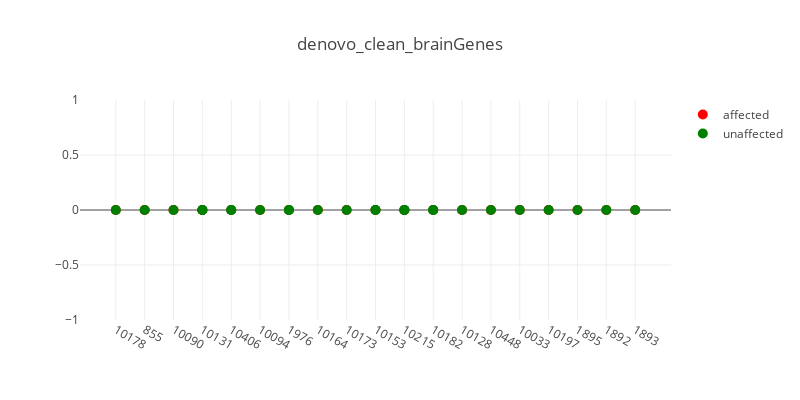
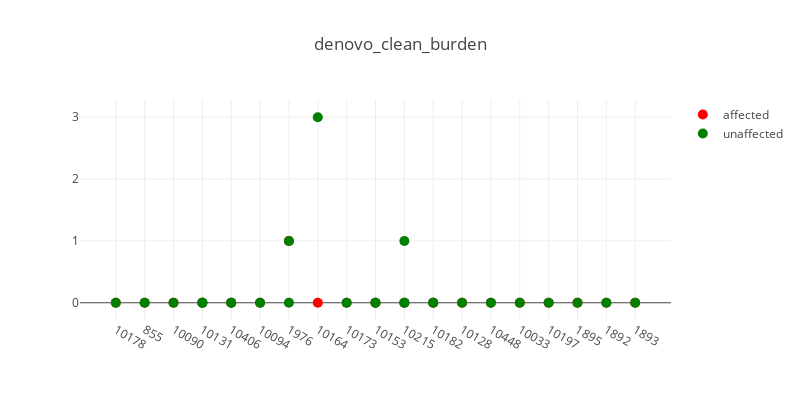
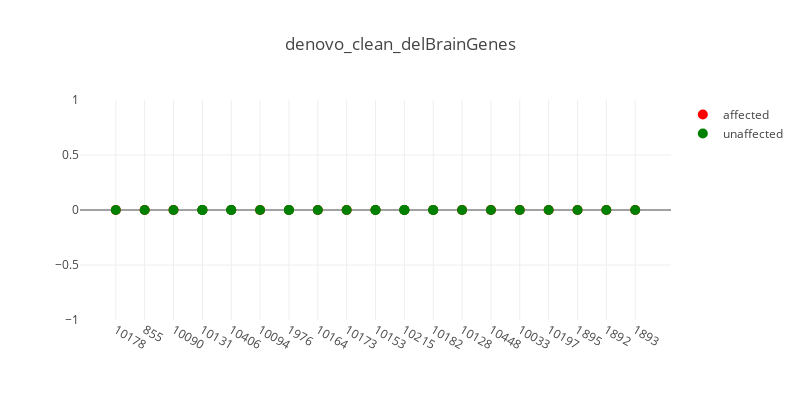
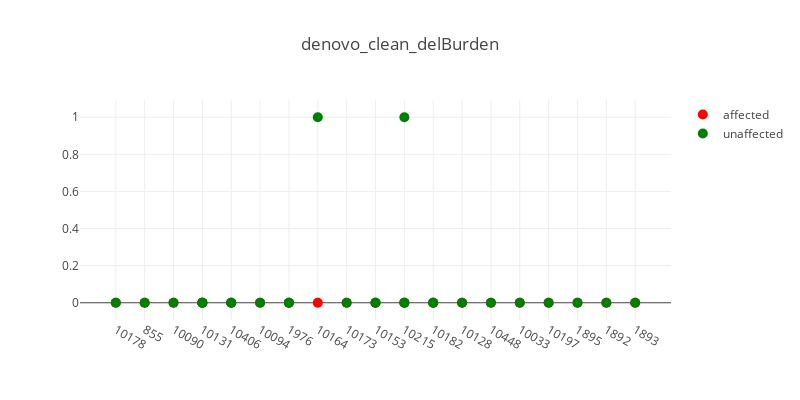

Notebook cell for these charts, in order:
### Code cell
import glob

data_dir = '/home/sudregp/data/cnv/conifer84/'
files = glob.glob(data_dir + '/denovo_clean*.indiv')
files.sort()
for f in files:
    t_str = '.'.join(f.split('/')[-1].split('.')[:-2])
    plot_plink_cnvs(f, t_str, verbose=True)

### Figure 1 — Plotly figure (JSON) as saved in the notebook; plotly's stock layout.template omitted (floating-point values rounded to 4 significant figures)
{"data": [{"hoverinfo": "text+y", "marker": {"color": "red", "size": 10}, "mode": "markers", "name": "affected", "showlegend": true, "text": ["CLIA_400131", "CLIA_400216", "CLIA_400123", "CLIA_400140", "CLIA_400178", "CLIA_400130", "CLIA_400204", "CLIA_400122", "CLIA_400149", "CLIA_400128", "CLIA_400125", "CLIA_400121", "CLIA_400153", "CLIA_400205", "CLIA_400127", "CLIA_400129", "CLIA_400132", "CLIA_400134", "CLIA_400163"], "type": "scatter", "x": [0, 1, 2, 3, 4, 5, 6, 7, 8, 9, 10, 11, 12, 13, 14, 15, 16, 17, 18], "y": [0, 0, 0, 0, 0, 0, 0, 0, 0, 0, 0, 0, 0, 0, 0, 0, 0, 0, 0]}, {"hoverinfo": "text+y", "hovertext": ["CLIA_400159", "CLIA_400133", "CLIA_400195", "CLIA_400138", "CLIA_400139", "CLIA_400142", "CLIA_400179", "CLIA_400180", "CLIA_400144", "CLIA_400203", "CLIA_400201", "CLIA_400135", "CLIA_400148", "CLIA_400210", "CLIA_400212", "CLIA_400191", "CLIA_400189", "CLIA_400193", "CLIA_400170", "CLIA_400172", "CLIA_400152", "CLIA_400200", "CLIA_400166", "CLIA_400181", "CLIA_400158", "CLIA_400175", "CLIA_400162"], "marker": {"color": "green", "size": 10}, "mode": "markers", "name": "unaffected", "showlegend": true, "type": "scatter", "x": [0, 1, 2, 3, 3, 3, 4, 4, 5, 6, 6, 7, 8, 9, 9, 10, 10, 10, 11, 11, 12, 13, 14, 15, 16, 17, 18], "y": [0, 0, 0, 0, 0, 0, 0, 0, 0, 0, 0, 0, 0, 0, 0, 0, 0, 0, 0, 0, 0, 0, 0, 0, 0, 0, 0]}], "layout": {"height": 400, "hovermode": "closest", "title": "denovo_clean_brainGenes", "width": 800, "xaxis1": {"ticktext": ["10178", "855", "10090", "10131", "10406", "10094", "1976", "10164", "10173", "10153", "10215", "10182", "10128", "10448", "10033", "10197", "1895", "1892", "1893"], "tickvals": [0, 1, 2, 3, 4, 5, 6, 7, 8, 9, 10, 11, 12, 13, 14, 15, 16, 17, 18], "zeroline": false}}}

### Figure 2 — Plotly figure (JSON) as saved in the notebook; plotly's stock layout.template omitted (floating-point values rounded to 4 significant figures)
{"data": [{"hoverinfo": "text+y", "marker": {"color": "red", "size": 10}, "mode": "markers", "name": "affected", "showlegend": true, "text": ["CLIA_400131", "CLIA_400216", "CLIA_400123", "CLIA_400140", "CLIA_400178", "CLIA_400130", "CLIA_400204", "CLIA_400122", "CLIA_400149", "CLIA_400128", "CLIA_400125", "CLIA_400121", "CLIA_400153", "CLIA_400205", "CLIA_400127", "CLIA_400129", "CLIA_400132", "CLIA_400134", "CLIA_400163"], "type": "scatter", "x": [0, 1, 2, 3, 4, 5, 6, 7, 8, 9, 10, 11, 12, 13, 14, 15, 16, 17, 18], "y": [0, 0, 0, 0, 0, 0, 1, 0, 0, 0, 0, 0, 0, 0, 0, 0, 0, 0, 0]}, {"hoverinfo": "text+y", "hovertext": ["CLIA_400159", "CLIA_400133", "CLIA_400195", "CLIA_400138", "CLIA_400139", "CLIA_400142", "CLIA_400179", "CLIA_400180", "CLIA_400144", "CLIA_400203", "CLIA_400201", "CLIA_400135", "CLIA_400148", "CLIA_400210", "CLIA_400212", "CLIA_400191", "CLIA_400189", "CLIA_400193", "CLIA_400170", "CLIA_400172", "CLIA_400152", "CLIA_400200", "CLIA_400166", "CLIA_400181", "CLIA_400158", "CLIA_400175", "CLIA_400162"], "marker": {"color": "green", "size": 10}, "mode": "markers", "name": "unaffected", "showlegend": true, "type": "scatter", "x": [0, 1, 2, 3, 3, 3, 4, 4, 5, 6, 6, 7, 8, 9, 9, 10, 10, 10, 11, 11, 12, 13, 14, 15, 16, 17, 18], "y": [0, 0, 0, 0, 0, 0, 0, 0, 0, 0, 1, 3, 0, 0, 0, 0, 1, 0, 0, 0, 0, 0, 0, 0, 0, 0, 0]}], "layout": {"height": 400, "hovermode": "closest", "title": "denovo_clean_burden", "width": 800, "xaxis1": {"ticktext": ["10178", "855", "10090", "10131", "10406", "10094", "1976", "10164", "10173", "10153", "10215", "10182", "10128", "10448", "10033", "10197", "1895", "1892", "1893"], "tickvals": [0, 1, 2, 3, 4, 5, 6, 7, 8, 9, 10, 11, 12, 13, 14, 15, 16, 17, 18], "zeroline": false}}}

### Figure 3 — Plotly figure (JSON) as saved in the notebook; plotly's stock layout.template omitted (floating-point values rounded to 4 significant figures)
{"data": [{"hoverinfo": "text+y", "marker": {"color": "red", "size": 10}, "mode": "markers", "name": "affected", "showlegend": true, "text": ["CLIA_400131", "CLIA_400216", "CLIA_400123", "CLIA_400140", "CLIA_400178", "CLIA_400130", "CLIA_400204", "CLIA_400122", "CLIA_400149", "CLIA_400128", "CLIA_400125", "CLIA_400121", "CLIA_400153", "CLIA_400205", "CLIA_400127", "CLIA_400129", "CLIA_400132", "CLIA_400134", "CLIA_400163"], "type": "scatter", "x": [0, 1, 2, 3, 4, 5, 6, 7, 8, 9, 10, 11, 12, 13, 14, 15, 16, 17, 18], "y": [0, 0, 0, 0, 0, 0, 0, 0, 0, 0, 0, 0, 0, 0, 0, 0, 0, 0, 0]}, {"hoverinfo": "text+y", "hovertext": ["CLIA_400159", "CLIA_400133", "CLIA_400195", "CLIA_400138", "CLIA_400139", "CLIA_400142", "CLIA_400179", "CLIA_400180", "CLIA_400144", "CLIA_400203", "CLIA_400201", "CLIA_400135", "CLIA_400148", "CLIA_400210", "CLIA_400212", "CLIA_400191", "CLIA_400189", "CLIA_400193", "CLIA_400170", "CLIA_400172", "CLIA_400152", "CLIA_400200", "CLIA_400166", "CLIA_400181", "CLIA_400158", "CLIA_400175", "CLIA_400162"], "marker": {"color": "green", "size": 10}, "mode": "markers", "name": "unaffected", "showlegend": true, "type": "scatter", "x": [0, 1, 2, 3, 3, 3, 4, 4, 5, 6, 6, 7, 8, 9, 9, 10, 10, 10, 11, 11, 12, 13, 14, 15, 16, 17, 18], "y": [0, 0, 0, 0, 0, 0, 0, 0, 0, 0, 0, 0, 0, 0, 0, 0, 0, 0, 0, 0, 0, 0, 0, 0, 0, 0, 0]}], "layout": {"height": 400, "hovermode": "closest", "title": "denovo_clean_delBrainGenes", "width": 800, "xaxis1": {"ticktext": ["10178", "855", "10090", "10131", "10406", "10094", "1976", "10164", "10173", "10153", "10215", "10182", "10128", "10448", "10033", "10197", "1895", "1892", "1893"], "tickvals": [0, 1, 2, 3, 4, 5, 6, 7, 8, 9, 10, 11, 12, 13, 14, 15, 16, 17, 18], "zeroline": false}}}

### Figure 4 — Plotly figure (JSON) as saved in the notebook; plotly's stock layout.template omitted (floating-point values rounded to 4 significant figures)
{"data": [{"hoverinfo": "text+y", "marker": {"color": "red", "size": 10}, "mode": "markers", "name": "affected", "showlegend": true, "text": ["CLIA_400131", "CLIA_400216", "CLIA_400123", "CLIA_400140", "CLIA_400178", "CLIA_400130", "CLIA_400204", "CLIA_400122", "CLIA_400149", "CLIA_400128", "CLIA_400125", "CLIA_400121", "CLIA_400153", "CLIA_400205", "CLIA_400127", "CLIA_400129", "CLIA_400132", "CLIA_400134", "CLIA_400163"], "type": "scatter", "x": [0, 1, 2, 3, 4, 5, 6, 7, 8, 9, 10, 11, 12, 13, 14, 15, 16, 17, 18], "y": [0, 0, 0, 0, 0, 0, 0, 0, 0, 0, 0, 0, 0, 0, 0, 0, 0, 0, 0]}, {"hoverinfo": "text+y", "hovertext": ["CLIA_400159", "CLIA_400133", "CLIA_400195", "CLIA_400138", "CLIA_400139", "CLIA_400142", "CLIA_400179", "CLIA_400180", "CLIA_400144", "CLIA_400203", "CLIA_400201", "CLIA_400135", "CLIA_400148", "CLIA_400210", "CLIA_400212", "CLIA_400191", "CLIA_400189", "CLIA_400193", "CLIA_400170", "CLIA_400172", "CLIA_400152", "CLIA_400200", "CLIA_400166", "CLIA_400181", "CLIA_400158", "CLIA_400175", "CLIA_400162"], "marker": {"color": "green", "size": 10}, "mode": "markers", "name": "unaffected", "showlegend": true, "type": "scatter", "x": [0, 1, 2, 3, 3, 3, 4, 4, 5, 6, 6, 7, 8, 9, 9, 10, 10, 10, 11, 11, 12, 13, 14, 15, 16, 17, 18], "y": [0, 0, 0, 0, 0, 0, 0, 0, 0, 0, 0, 1, 0, 0, 0, 0, 1, 0, 0, 0, 0, 0, 0, 0, 0, 0, 0]}], "layout": {"height": 400, "hovermode": "closest", "title": "denovo_clean_delBurden", "width": 800, "xaxis1": {"ticktext": ["10178", "855", "10090", "10131", "10406", "10094", "1976", "10164", "10173", "10153", "10215", "10182", "10128", "10448", "10033", "10197", "1895", "1892", "1893"], "tickvals": [0, 1, 2, 3, 4, 5, 6, 7, 8, 9, 10, 11, 12, 13, 14, 15, 16, 17, 18], "zeroline": false}}}
